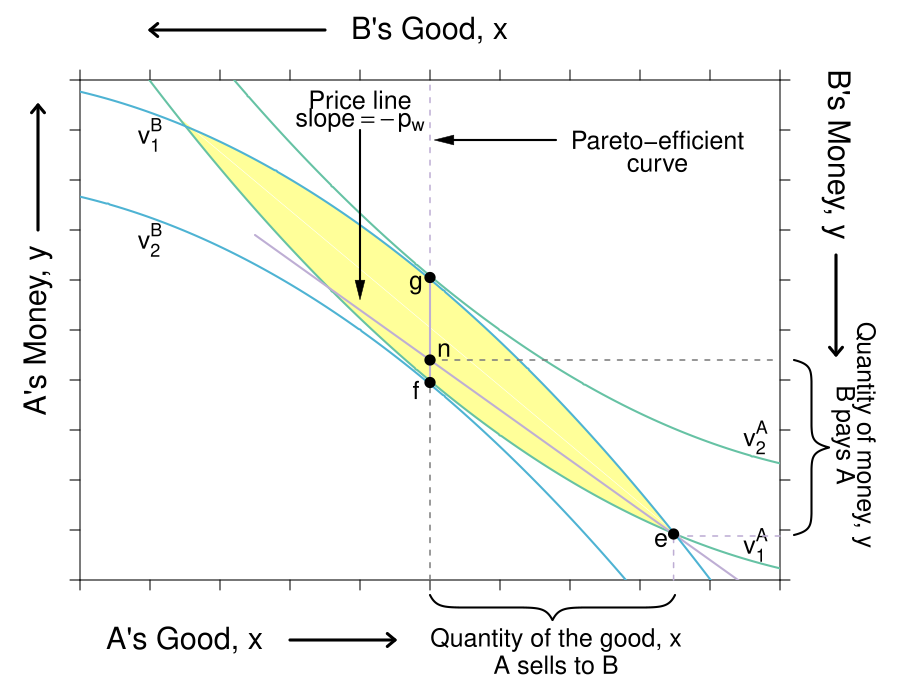

The R source for this figure:
require(shape)
library(extrafont)
library(pBrackets)
pdf(file = "what_can_markets_do/edgeworthbox_qql_first_ed.pdf", width = 9, height = 7)

#Set parameters for graphics
#Set parameters for graphics
axislabelsize <- 1.8
labelsize <- 1.5
namesize <- 1.8
annotatesize <- 1.5
graphlinewidth <- 2
segmentlinewidth <- 1.5

COL <- c("#7fc97f", "#beaed4", "#fdc086", "#ffff99", "#386cb0", "#f0027f", "#bf5b17", "#666666")
COLA <- c("#e0f3db", "#99d8c9","#66c2a4","#41ae76", "#238b45", "#005824")
COLB <- c("#c6dbef", "#4eb3d3", "#2b8cbe", "#0868ac","#084081")
COLC <- c("#fcfbfd", "#efedf5", "#dadaeb", "#bcbddc", "#9e9ac8", "#807dba", "#6a51a3", "#54278f", "#3f007d")
grays <- gray.colors(25, start = 1, end = 0)

par(mar =  c(6, 4, 4, 6))

uA <- function(x, y, rmax = 2, xmax = 12) {
  y + rmax*x - (1/2)*(rmax/xmax)*x^2
}

indiffA <- function(x, utility = 11.9, rmax = 2, xmax = 12) {
  utility - rmax*x + (1/2)*(rmax/xmax)*x^2
}

uB <- function(x, y, rmax = 2, xmax = 12) {
  (10 - y) + rmax*(10 - x) - (1/2)*(rmax/xmax)*(10 - x)^2
}

indiffB <- function(x, utility = 11, rmax = 2, xmax = 12) {
  utility - rmax*(10 - x) + (1/2)*(rmax/xmax)*(10 - x)^2
}


WalrasP <- function(x, slope = 1, intercept = 9) {
  intercept - slope*x
}


xlims <- c(0, 10)
ylims <- c(0, 10)

npts <- 501 
x <- seq(xlims[1], xlims[2], length.out = npts)
y <- seq(ylims[1], ylims[2], length.out = npts) 
a <- c(11.9, 14)
b <- c(11.9, 14)

#Use the same x and ylims as previously, but with locations switched
xlims2 <- c(10, 0)
ylims2 <- c(10, 0)

#Leave the ylab and xlab blank to ensure no axes titles
plot(0, 0, xlim = xlims2, ylim = ylims2, type = "n",
     xlab = expression(paste("")),
     ylab = expression(paste("")),
     xaxt = "n", 
     yaxt = "n", 
     cex.lab = 1.3, 
     bty = "n",
     xaxs="i", 
     yaxs="i")

#Set up axes at sides 3 and 4 (top and right)
axis(side = 3, at = ticksx, pos = 0, labels = NA)
axis(side = 4, at = ticksy, pos = 0, labels = NA, las = 0)
text(5, -1, expression(paste("B's Good, x")), xpd = TRUE, cex = axislabelsize) 
#mtext("B's Good, x", side = 3, line = 2.5, cex = axislabelsize)
text(-0.8, 0.15*ylims[2], expression(paste("B's Money, y")), xpd = TRUE, cex = axislabelsize, srt = 270) 

xpoly1 <- seq(from = 1.48, to = 8.52, length.out = 500)
ypoly1 <- indiffA(xpoly1)
ypoly2 <- WalrasP(xpoly1, intercept = 10.8, slope = 8.2/7)
polygon(x = c(xpoly1, rev(xpoly1)), y = c(ypoly1, rev(ypoly2)), col = COL[4], density = NULL, border = NA)


#Add arrows:
arrows(-0.8, 3.5, -0.8, 5.5, xpd = TRUE, length = 0.1, angle = 40, lwd = 3)
arrows(6.5, -1, 9, -1, xpd = TRUE, length = 0.1, angle = 40, lwd = 3)

par(new = TRUE)

#B's value when at A's bliss point
#0.35*log(5.88) + 0.35*log(8.88) + 0.5*log(10 - 5.88) + 0.5*log(15 - 8.88) 

#B's bliss point x = 4.11765; y = 6.17647
#A's value when at A's bliss point
#0.5*log(4.11765) + 0.5*log(6.17647) + 0.35*log(10 - 4.11765) + 0.35*log(15 - 6.17647) 


plot(0, 0, xlim = xlims, ylim = ylims, type = "n",
     xlab = expression(paste("")),
     ylab = expression(paste("")), 
     xaxt = "n", 
     yaxt = "n", 
     cex.lab = axislabelsize, 
     bty = "n",
     xaxs="i", 
     yaxs="i")

ticksy <- seq(from = 0, to = 10, by = 1)
ylabels <- seq(from = 0, to = 10, by = 1)
ticksx <- seq(from = 0, to = 10, by = 1)
xlabels <- seq(from = 0, to = 10, by = 1)
axis(1, at = ticksx, pos = 0, labels = NA)
axis(2, at = ticksy, pos = 0, labels = NA, las = 0)

#Pareto-improving lens
xpoly1 <- seq(from = 1.4, to = 8.6, length.out = 500)
ypoly1 <- indiffA(xpoly1)
ypoly2 <- WalrasP(xpoly1, slope = 8.2/7, intercept = 10.9)
polygon(x = c(xpoly1, rev(xpoly1)), y = c(ypoly1, rev(ypoly2)), col = COL[4], density = NULL, border = NA)

# ypoly3 <- indiffB(xpoly1)
# ypoly4 <- WalrasP(xpoly1, intercept = 10)
# polygon(x = c(xpoly1, rev(xpoly1)), y = c(ypoly4, rev(ypoly3)), col = COL[4], density = NULL, border = NA)


contour(x, y, 
        outer(x, y, uA),
        drawlabels = FALSE,
        col = COLA[3],
        lwd = graphlinewidth,
        levels = a, 
        xaxs="i", 
        yaxs="i", 
        add = TRUE) 

text(0.15*ylims[2], -1.2, expression(paste("A's Good, x")), xpd = TRUE, cex = axislabelsize) 
#mtext("A's Good, x", side = 1, line = 2.5, cex = axislabelsize)
text(-0.6, 0.5*ylims[2], expression(paste("A's Money, y")), xpd = TRUE, cex = axislabelsize, srt = 90) 


#Add arrows:
arrows(-0.6, 7, -0.6, 9.5, xpd = TRUE, length=0.1,angle=40,lwd=3)
arrows(3, -1.2, 4.5, -1.2, xpd = TRUE, length=0.1,angle=40,lwd=3)


xx1 <- seq(xlims[1], xlims[2], length.out = npts)
xx2 <- seq(2.5, xlims[2], length.out = npts)
#lines(xx1, WalrasP(xx1, intercept = 11), col = "gray", lwd = segmentlinewidth)
lines(xx2, WalrasP(xx2, intercept = 9.4), col = "#beaed4", lwd = graphlinewidth, lty = 1)
#lines(xx1, WalrasP(xx1, intercept = 10.9, slope = 8.2/7), col = "purple", lwd = segmentlinewidth, lty = 1)

contour(x, y, 
        outer(x, y, uB),
        drawlabels = FALSE,
        col = COLB[2],
        lwd = graphlinewidth,
        levels = b, 
        add = TRUE
) 

segments(5, 3.95, 5, 6.05, lty = 1, col = COL[2] , lwd = graphlinewidth)
segments(5, 0, 5, 3.95, col = COL[2] , lwd = segmentlinewidth, lty = 2)
segments(5, 6.05, 5, 10, col = COL[2] , lwd = segmentlinewidth, lty = 2)

#Label the PEC
text(8.25, 8.8, expression("Pareto-efficient"), cex = annotatesize)
text(8.25, 8.3, expression("curve"), cex = annotatesize)
Arrows(6.8, 8.8, 5.2, 8.8, col = "black", lty = 1, lwd = 2, arr.type = "triangle", arr.lwd = 0.5)

#Label the walrasian P
text(4, 9.6, expression(paste("Price line")), cex = annotatesize)
text(4, 9.2, expression(slope == -p[w]), cex = annotatesize)
Arrows(4, 9, 4, 5.8, col = "black", lty = 1, lwd = 2, arr.type = "triangle", arr.lwd = 0.5)


#Label the iso-welfare functions for the HG, Aisha
text(9.65, 0.6, expression(v[1]^A), cex = annotatesize)
text(9.65, 2.8, expression(v[2]^A), cex = annotatesize)

#Label the indifference curves for the HG, Betty
text(1, 9, expression(v[1]^B), cex = annotatesize)
text(1, 6.8, expression(v[2]^B), cex = annotatesize)
#text(2.6, 8.1, expression(v[3]^B))
#text(3.4, 6.9, expression(v[4]^B))

#Point for seeing where the indifference curves intersect on the LHS
#points(1.5, 9.1, pch = 16, col = "black", cex = 1.5)


#Label point i. 
points(5, 3.95, pch = 16, col = "black", cex = 1.5)
text(4.8, 3.8, expression(paste(f)), cex = annotatesize)

segments(5, 4.4, 10, 4.4, col = COL[2] , lwd = segmentlinewidth, lty = 2)
points(5, 4.4, pch = 16, col = "black", cex = 1.5)
text(5.2, 4.6, expression(paste(n)), cex = annotatesize)


points(5, 6.05, pch = 16, col = "black", cex = 1.5)
text(4.8, 5.9, expression(paste(g)), cex = annotatesize)

#Initial Allocations
segments(8.48, 0, 8.48, 0.88, col = COL[2] , lwd = segmentlinewidth, lty = 2)
segments(10, 0.88, 8.48, 0.88, col = COL[2] , lwd = segmentlinewidth, lty = 2)

points(x = 8.48, y = 0.92, pch = 16, col = "black", cex = 1.5)
text(8.3, 0.8, expression(paste(e)), cex = annotatesize)




#Braces for labels
brackets(x1 = 8.5, y1 = -0.3, x2 = 5, y2 = -0.3,  
         ticks = 0.5, curvature = 0.5, type = 1, 
         col = "black", lwd = 2, lty = 1, xpd = TRUE)
text(6.8, -1.2, expression(paste("Quantity of the good, x")), xpd = TRUE, cex = annotatesize)
text(6.8, -1.7, expression(paste("A sells to B")), xpd = TRUE, cex = annotatesize)

brackets(x1 = 10.2, y1 = 4.4, x2 = 10.2, y2 = 0.9,  
         ticks = 0.5, curvature = 0.5, type = 1, 
         col = "black", lwd = 2, lty = 1, xpd = TRUE)
text(11.2, 2.9, expression(paste("Quantity of money, y")), xpd = TRUE, srt = 270, cex = annotatesize)
text(10.9, 2.9, expression(paste("B pays A")), xpd = TRUE, srt = 270, cex = annotatesize)


dev.off()
